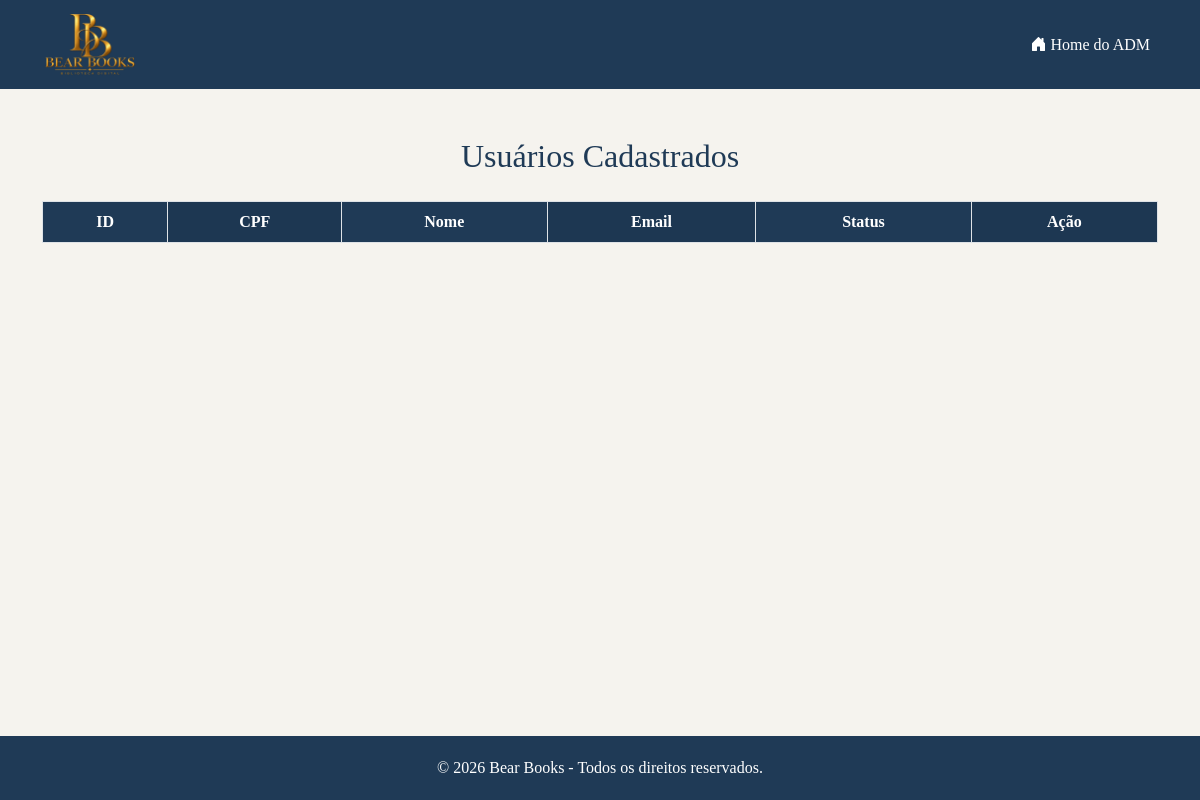
The page /administrador/usuarios/gerenciarUsuarios.php on the database as committed earlier.
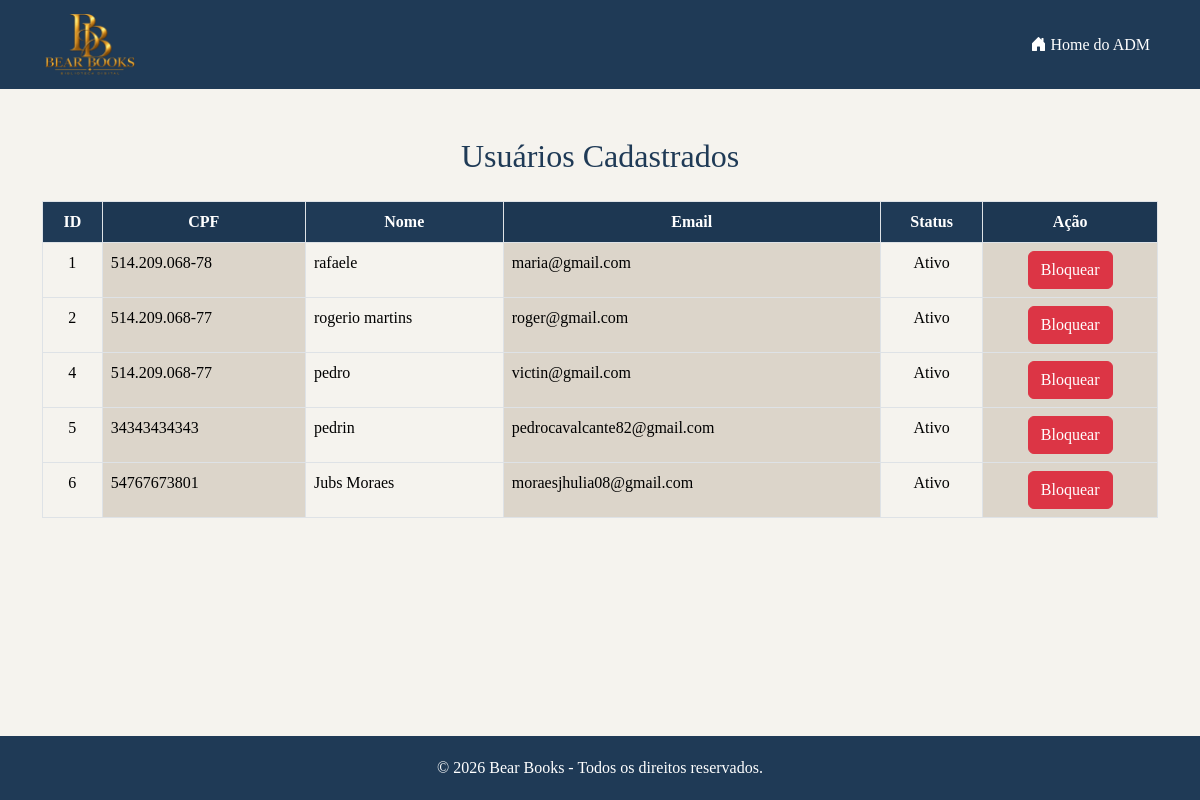
The same page on the database as committed later.
### tables this page shows
CREATE TABLE `usuario` (
  `id_user` int(5) NOT NULL,
  `cpf_user` varchar(20) DEFAULT NULL,
  `nome_user` varchar(200) DEFAULT NULL,
  `email_user` varchar(200) DEFAULT NULL,
  `senha_user` varchar(100) DEFAULT NULL,
  `status_user` varchar(20) NOT NULL DEFAULT 'Ativo',
  `foto_user` varchar(255) DEFAULT NULL
);

### administrador/usuarios/gerenciarUsuarios.php (the view, shortened to what this page needs)
<?php
include "../../ARQUIVOS/conexao.php";
$sql = "SELECT * FROM usuario";
$result = $conn->query($sql);
?>
<!DOCTYPE html>
<html lang="pt-br">
<head>
    <link href="https://cdn.jsdelivr.net/npm/bootstrap@5.3.8/dist/css/bootstrap.min.css" rel="stylesheet"
>
    <link rel="stylesheet" href="https://cdn.jsdelivr.net/npm/bootstrap-icons@1.13.1/font/bootstrap-icons.min.css">
    <link rel="stylesheet" href="../../css/style.css">
</head>
<body>
    <nav class="navbar navbar-expand-lg">
        <div class="container">
            <a class="navbar-brand" href="../menuAdministrador.php">
                <img src="../../ARQUIVOS/img/logo.png" class="me-3">
            </a>
            <div class="navbar-nav ms-auto">
                <a class="nav-link" href="../menuAdministrador.php">
                    <i class="bi bi-house-door-fill"></i>
                    Home do ADM
                </a>
            </div>
        </div>
    </nav>
    <div class="container mt-5 mb-5">
        <h2 class="titulo-pagina">Usuários Cadastrados</h2>
        <div class="table-responsive">
            <table class="table table-striped-columns table-bordered">
                <thead class="text-center">
                    <tr>
                        <th>ID</th>
                        <th>CPF</th>
                        <th>Nome</th>
                        <th>Email</th>
                        <th>Status</th>
                        <th>Ação</th>
                    </tr>
                </thead>
                <tbody>
                    <?php while ($row = $result->fetch_assoc()) { ?>
                        <tr>
                            <td class="text-center">
                                <?php echo $row['id_user']; ?>
                            </td>
                            <td>
                                <?php echo $row['cpf_user']; ?>
                            </td>
                            <td>
                                <?php echo $row['nome_user']; ?>
                            </td>
                            <td>
                                <?php echo $row['email_user']; ?>
                            </td>
                            <td class="text-center">
                                <?php echo $row['status_user']; ?>
                            </td>
                            <td class="text-center">
                                <?php if ($row['status_user'] == 'Ativo') { ?>
                                    <a href="bloquearUsuario.php?id_user=<?php echo $row['id_user']; ?>&status=Bloqueado"
                                        class="btn btn-danger">
                                        Bloquear
                                    </a>
                                <?php } ?>
                            </td>
                        </tr>
                    <?php } ?>
                </tbody>
            </table>
        </div>
    </div>
    <footer class="footer">
        <p class="mb-0">© 2026 Bear Books - Todos os direitos reservados.</p>
    </footer>
</body>
</html>

Rows that differ between the two databases and show on the page:
added usuario: id_user "1", cpf_user "514.209.068-78", nome_user "rafaele", email_user "maria@gmail.com", status_user "Ativo"
added usuario: id_user "2", cpf_user "514.209.068-77", nome_user "rogerio martins", email_user "roger@gmail.com", status_user "Ativo"
added usuario: id_user "4", cpf_user "514.209.068-77", nome_user "pedro", email_user "victin@gmail.com", status_user "Ativo"
added usuario: id_user "5", cpf_user "34343434343", nome_user "pedrin", email_user "pedrocavalcante82@gmail.com", status_user "Ativo"
added usuario: id_user "6", cpf_user "54767673801", nome_user "Jubs Moraes", email_user "moraesjhulia08@gmail.com", status_user "Ativo"
